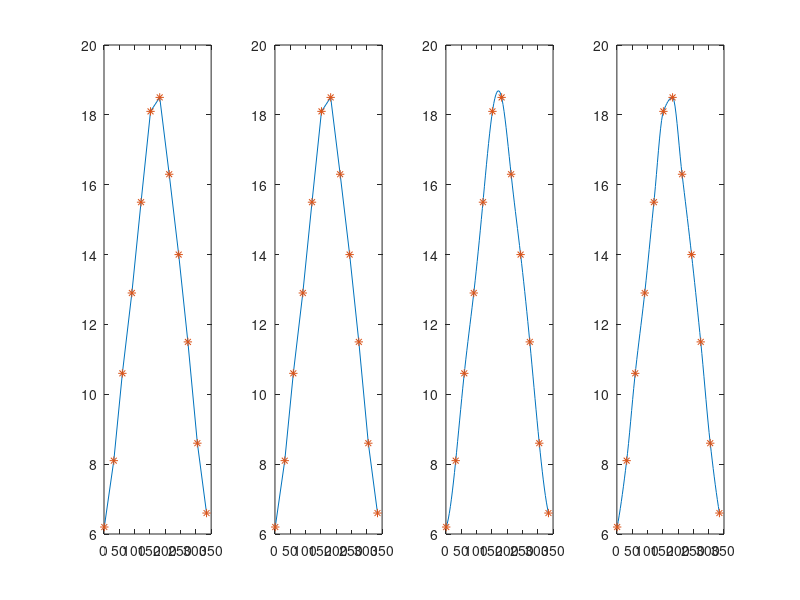

This chart was generated by the following MATLAB code:
clear, close all
clc


x =[1 32 60 91 121 152 182 213 244 274 305 335]'; 
y = [6.2, 8.1, 10.6, 12.9, 15.5, 18.1, 18.5, 16.3, 14.0, 11.5,8.6, 6.6 ]';
xp = linspace(1, 335, 100);

p = polyfit(x, y, length(x)-1);
yp = polyval(p, x);

S = spline(x, y);
ypS = ppval(S, xp);

yH = pchip(x, y, xp);

subplot(1,4,1); plot(x, y, x, y, "*")
subplot(1,4,2); plot(x, yp, x, y, "*")
subplot(1,4,3); plot(xp, ypS, x, y, "*")
subplot(1,4,4); plot(xp, yH, x, y, "*")
hold on

% plot(x, y, x, yp ,xp, ypS)